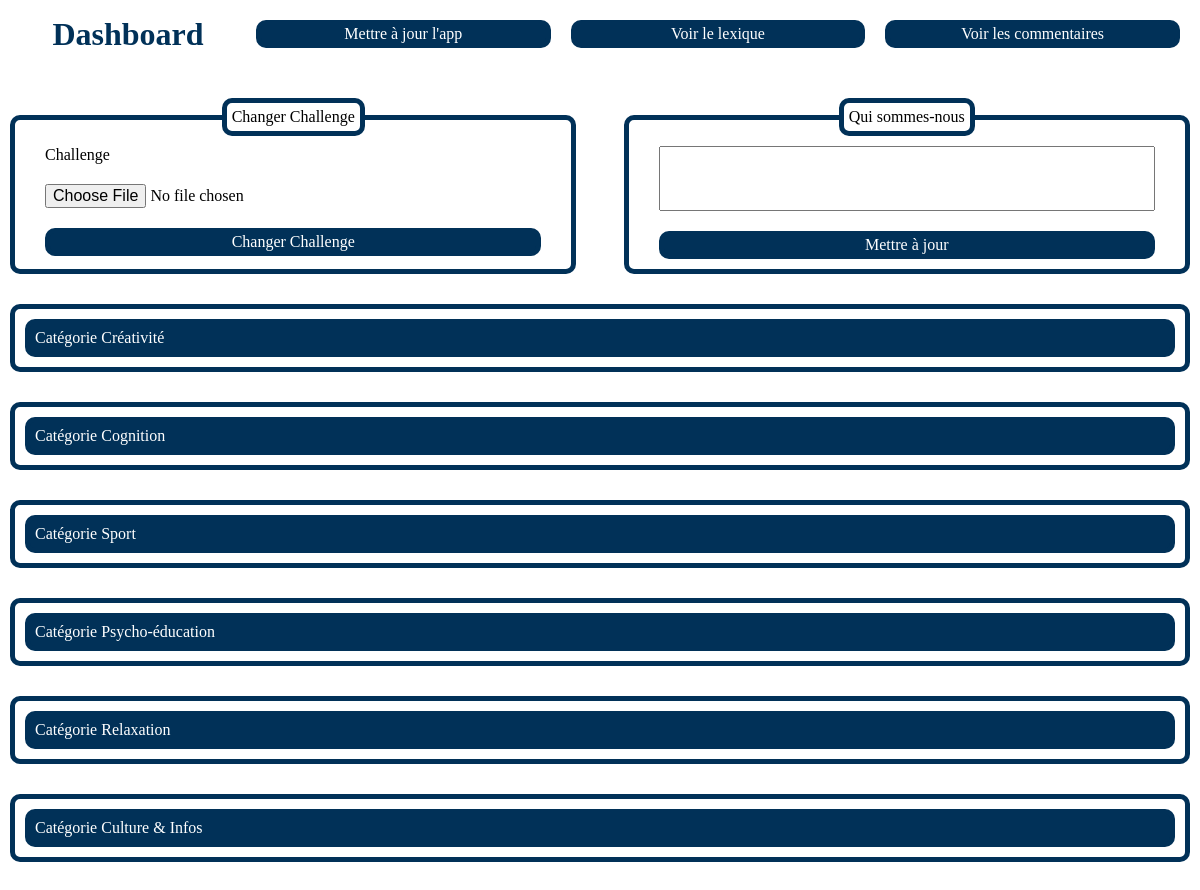
The app's page /, older data.
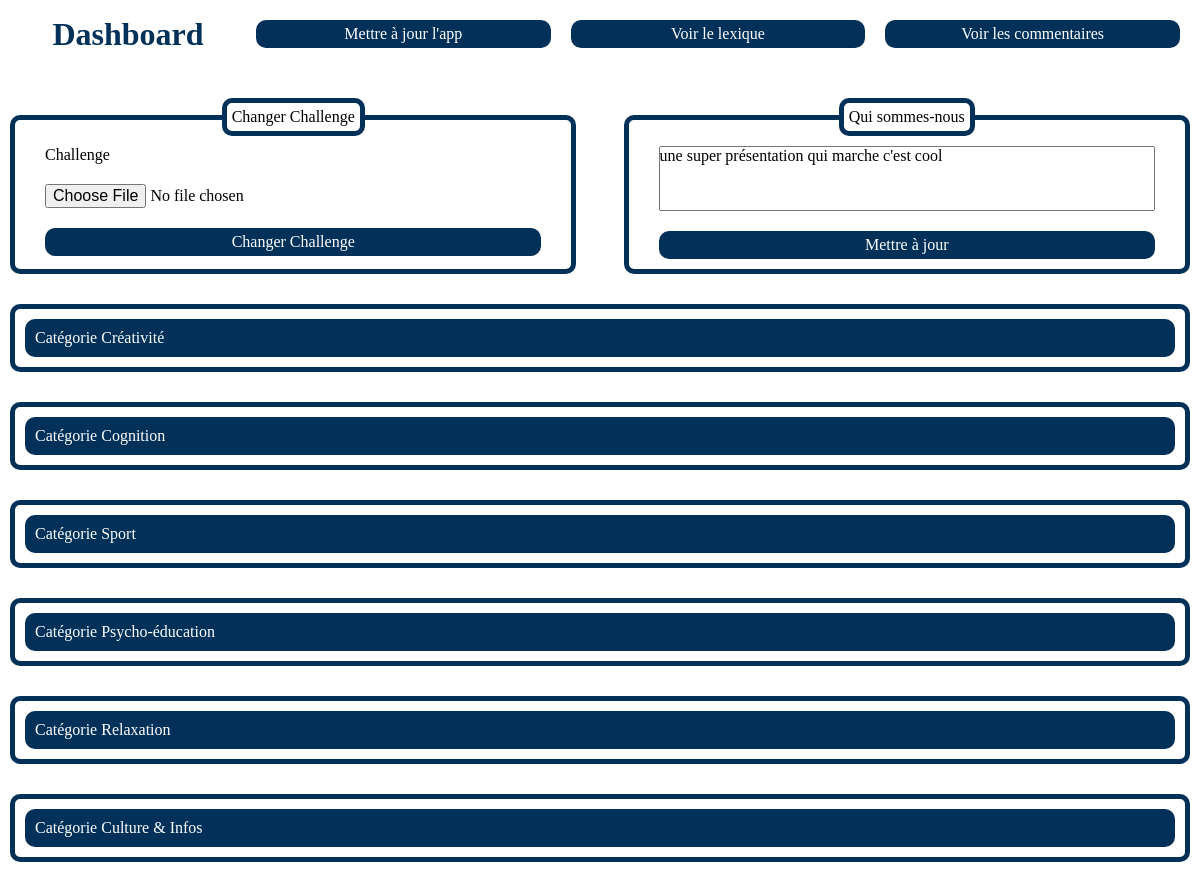
The same page, newer data.
### tables this page shows
CREATE TABLE Presentation
(
    contenu text
);

### class/Db.php (called while the page is built, shortened)
<?php
class Db {
    public $pdo;
    function __construct(){
        try{
            $this->pdo = new PDO('sqlite:'.__DIR__.'/../database/database.db' );
        }catch(PDOException $e){
            echo $e->getMessage();
        }
    }
    public function getCategories(){
        $sth = $this->pdo->prepare("SELECT * FROM Categories");
        $sth->execute();
        $result = $sth->fetchAll(PDO::FETCH_COLUMN, 1);
        return $result;
    }
    public function getPresentation(){
        $sth = $this->pdo->prepare("SELECT * FROM Presentation");
        $sth->execute();
        $result = $sth->fetch();
        return $result["contenu"];
    }
}

### index.php (the view, shortened to what this page needs)
<!DOCTYPE html>
<html lang="fr">
<head>
    <link href="css/style.css" rel="stylesheet">
</head>
<?php include "class/Db.php";
$db = new Db();
$popup = new Popup()?>
<body>
<div class="h1Button">
    <h1 class="h1DataBase">Dashboard</h1>
    <div class="buttonsDataBase">
        <a href="api.php">Mettre à jour l'app</a>
        <a href="viewLexique.php">Voir le lexique</a>
        <a href="viewRates.php">Voir les commentaires</a>
    </div>
</div>
<div class="divThemeExercice">
    <fieldset class="classThemeExercice">
        <legend>Changer Challenge</legend>
        <form action="traitement/changementChallenge.php" method="post" enctype="multipart/form-data">
            <label for="titreExercice">Challenge</label>
            <input type="file" name="challenge" required="required">
            <button type="submit">Changer Challenge</button>
        </form>
    </fieldset>
    <fieldset class="classThemeExercice">
        <legend>Qui sommes-nous</legend>
        <form action="traitement/modifPresentation.php" method="post" enctype="multipart/form-data">
            <textarea class="textAreaInput" name="newText"><?= $db->getPresentation()?></textarea>
            <button type="submit">Mettre à jour</button>
        </form>
    </fieldset>
</div>
<div class="dataBase">
    <?php $categories = $db->getCategories();
    foreach ($categories as $category):
        echo '
                <div class="divDataBase">
                    <div class="divDataBaseButton">
                        <div class="categoryNode">
                            <div class="categorieDataBase">
                                Catégorie '.$category. '
                            </div>
                        </div>
                    </div>';
        echo '<div class="hidden themeNode">
                <div class="themeDataBase noBorder">
                    <div class="buttonsForm">
                        <div class="button btModal"><img src="img/add_theme.png" alt="Ajouter"></div>
                            ' .$popup->modalAdd('brown', 'Ajouter un theme dans la catégorie '.$category, 'Theme', 'Categorie', $category).'
                        </div>
                    </div>
                </div>
            </div>';
    endforeach;?>
</div>
</body>
</html>

Row changes from the older to the newer data that the page shows:
added presentation: newText "une super présentation qui marche c'est cool"
